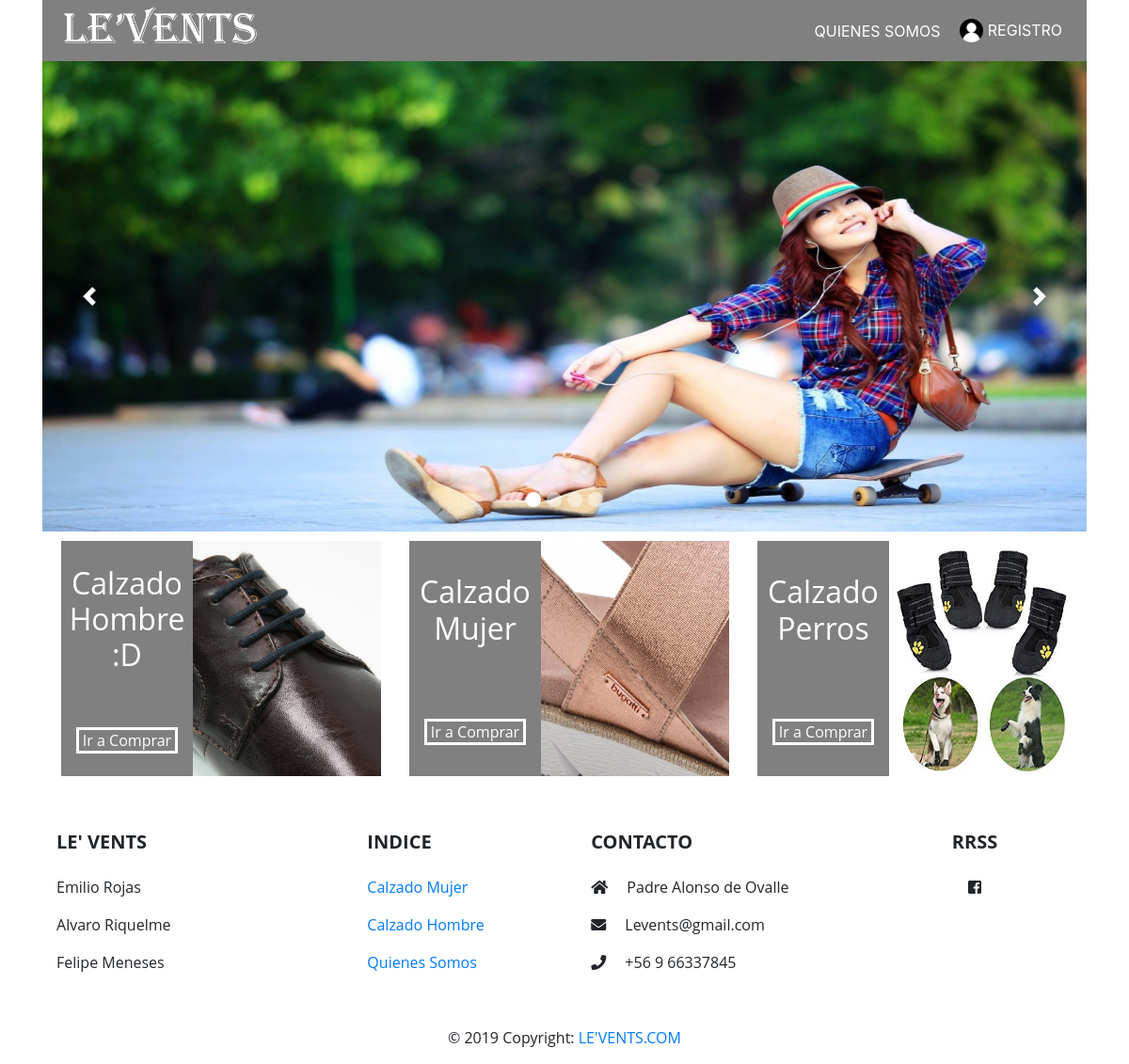
The page / on the database its author committed.
### LeVents/models.py (models this page shows, shortened)
class Genero(models.Model):
    id_genero = models.IntegerField()
    estado = models.BooleanField(default=True)
    nombre_genero = models.CharField(max_length=10)
    imagen = models.ImageField(upload_to='img/categorias', null=True)
    descripcion = models.CharField(max_length=30, null=True)

### LeVents/views.py (the view)
# urls.py: path('', views.pagina_principal),
def pagina_principal(request):
    generos = Genero.objects.all()
    return render(request, 'LeVents/pagina_principal.html', {'generos': generos})

### LeVents/templates/LeVents/pagina_principal.html (shortened to what this page needs)
{% extends './base/index.html' %}
{% load staticfiles %}
{% block Carousel %}
<div style="position:relative; z-index:0" id="carouselExampleIndicators" class="carousel slide" data-ride="carousel">
    <div class="carousel-inner" role="listbox">
        <div class="carousel-item active">
        <img class="d-block w-100 tamaño-carousel" src="{% static 'img/Carousel/Img1.jpg' %}" alt="First slide" />
        </div>
    </div>
    <a class="carousel-control-prev" href="#carouselExampleIndicators" role="button" data-slide="prev">
        <span class="carousel-control-prev-icon" aria-hidden="true"></span>
    </a>
    <a class="carousel-control-next" href="#carouselExampleIndicators" role="button" data-slide="next">
        <span class="carousel-control-next-icon" aria-hidden="true"></span>
    </a>
    <ol class="carousel-indicators">
        <li data-target="#carouselExampleIndicators" data-slide-to="0" class="active"></li>
        <li data-target="#carouselExampleIndicators" data-slide-to="1"></li>
        <li data-target="#carouselExampleIndicators" data-slide-to="2"></li>
        <li data-target="#carouselExampleIndicators" data-slide-to="3"></li>
    </ol>
</div>
{% endblock %}
{% block content %}
<section>
    <div class="contenedor-tienda">
        {% for gen in generos %}
            {% if gen.estado %}
                <div class="tienda" id="t-hombre">
                    <div class="left">
                        <div class="titulo">
                            <h2>{{gen.descripcion}}</h2>
                        </div>
                        <div class="boton">
                            <a class="btn-ir" href="/productos-{{gen.nombre_genero}}">Ir a Comprar</a>
                        </div>
                    </div>
                    <a class="test" href="/productos-{{gen.nombre_genero}}">
                        <img class="bg" src="{{gen.imagen.url}}" style="height: 250px; width:200px" alt="{{gen.descripcion}}" />
                    </a>
                </div>
            {% endif %}
        {% endfor %}
    </div>
</section>
{% endblock%}

### static/css/style.css (style rules this page uses)
.tamaño-carousel { max-width: 100%; max-height: 500px; height:auto; margin:auto; }
.carousel-item { flex:auto; }
.carousel-control-prev, .carousel-control-next { width: 9%; opacity: 1; }
.carousel-indicators li { position: relative; z-index: 0; width: 16px; height: 16px; border-radius: 100%; }
@media (min-width:600px) { .contenedor-tienda { display: flex; flex-direction: row; align-content: center; align-items: center; } }
@media (min-width:600px) { .tienda img { width: 40%; overflow: auto; } }
@media (min-width:600px) { .tienda { flex: auto; width: 20%; height: 250px; display: flex; flex-flow: row; justify-content: center; margin:10px; } }
@media (min-width:600px) { .tienda .left { background-color: grey; display: flex; flex-direction: column; justify-content: space-around; align-items: center; color: white; width: 60%; margin-left: 10px; } }
@media (min-width:600px) { .tienda .left .titulo { text-align: center; } }
@media (min-width:600px) { .tienda .left .btn-ir { color: white; border-style: solid; border-color: white; background-color: transparent; padding-left: 4px; padding-right: 4px; } }

### static/css/popup.css (style rules this page uses)
* { padding: 0; margin: 0; box-sizing:border-box; }
body { background: #fff; font-family: 'Open Sans', sans-serif; }

### rows shown on the page
Genero: descripcion "Calzado Hombre :D", imagen (picture)
Genero: descripcion "Calzado Mujer", imagen (picture)
Genero: descripcion "Calzado Perros", imagen (picture)
